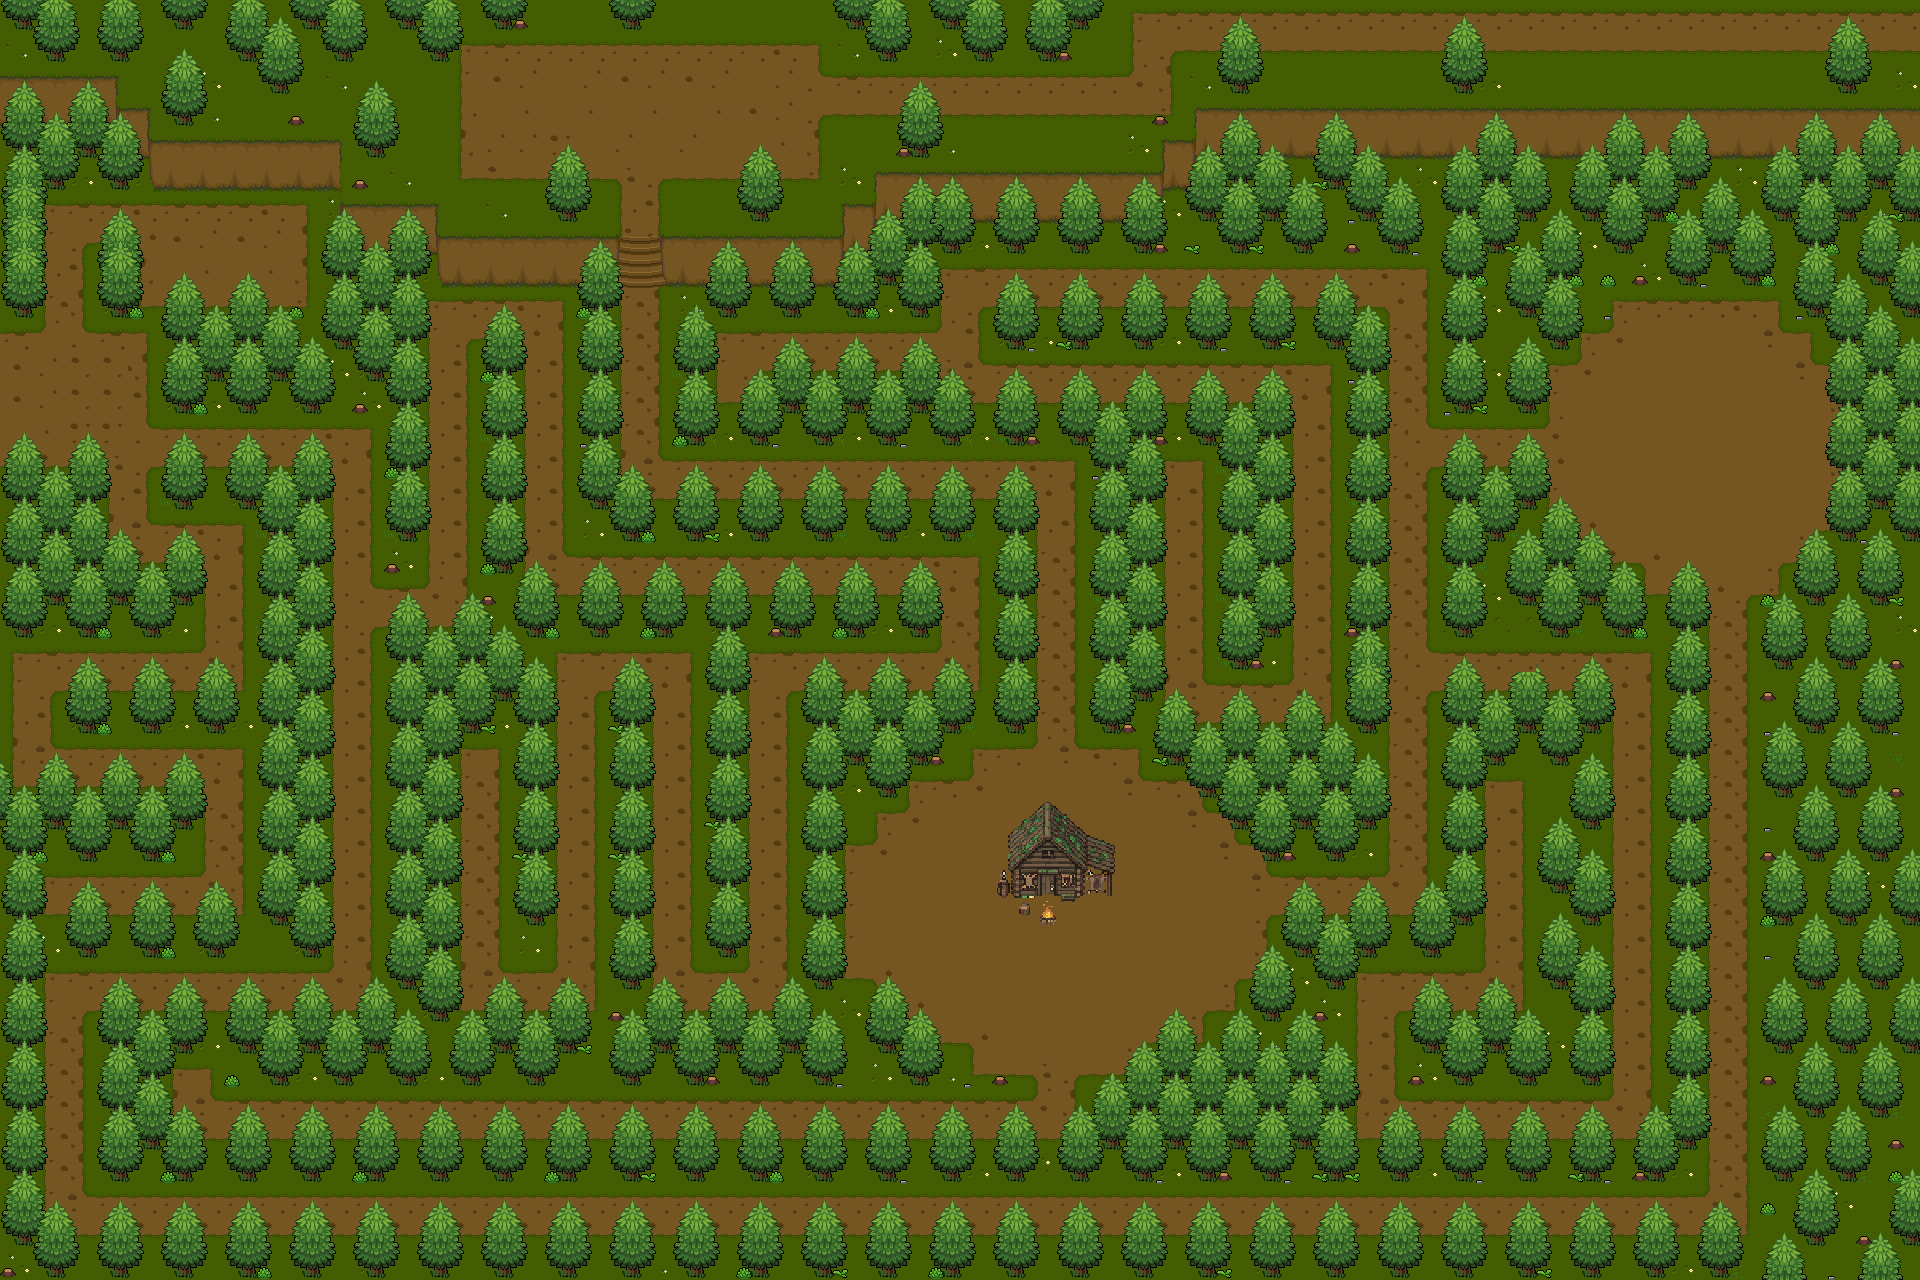

Below is a game level as drawn by its tile map, then a one-line description and the .tmx that defines it (tile-layer data replaced by summaries):
An orthogonal 60x40 tile map with 32x32 px tiles, 25 tile layers (Tile Layer 1, Tile Layer 2, Tile Layer 25, Tile Layer 24, ...), 4 tilesets and 102 objects (forestSpawn, ForestWizardSpawn, toVillage).

<map version="1.10" tiledversion="1.12.2" orientation="orthogonal" renderorder="right-down" width="60" height="40" tilewidth="32" tileheight="32" infinite="0" nextlayerid="43" nextobjectid="105">
 <tileset firstgid="1" source="forest_terrain.tsx" />
 <tileset firstgid="229" source="tree.tsx" />
 <tileset firstgid="245" source="forest_decor.tsx" />
 <tileset firstgid="281" source="cabin.tsx" />
 <layer id="1" name="Tile Layer 1" width="60" height="40">
  <data>[2400 cells, 2400 non-empty, 42 distinct tile ids]</data>
 </layer>
 <layer id="5" name="Tile Layer 2" width="60" height="40">
  <data>[2400 cells, 1089 non-empty, 73 distinct tile ids]</data>
 </layer>
 <layer id="42" name="Tile Layer 25" width="60" height="40">
  <data>[2400 cells, 28 non-empty, 1 distinct tile ids]</data>
 </layer>
 <layer id="41" name="Tile Layer 24" width="60" height="40">
  <data>[2400 cells, 302 non-empty, 2 distinct tile ids]</data>
 </layer>
 <objectgroup id="39" name="collisions">
  <object id="1" x="3.33332e-10" y="0.333333" width="38.6667" height="338.167" />
  <object id="2" x="32.6667" y="-1.66667" width="84.3333" height="216.167" />
  <object id="3" x="117" y="-0.333333" width="32" height="214" />
  <object id="4" x="149" y="141" width="191.667" height="51.6667" />
  <object id="5" x="320" y="192.667" width="20.6667" height="62.6667" />
  <object id="6" x="320.333" y="205.833" width="117" height="82.1667" />
  <object id="7" x="96.4848" y="256.606" width="32" height="85.6667" />
  <object id="8" x="128.75" y="313.75" width="32" height="6.5" />
  <object id="9" x="160.75" y="313.75" width="255.625" height="122.167" />
  <object id="10" x="320.75" y="287.75" width="95" height="26.25" />
  <object id="11" x="437.5" y="234.792" width="171" height="53.25" />
  <object id="12" x="576" y="288.188" width="32.2121" height="255.341" />
  <object id="13" x="608.5" y="511.875" width="415.516" height="51.4792" />
  <object id="14" x="672.25" y="408" width="607.818" height="59.25" />
  <object id="15" x="1216" y="448.25" width="64.0909" height="243.909" />
  <object id="16" x="1088.2" y="448.295" width="64.0909" height="309.576" />
  <object id="17" x="992.067" y="544.227" width="31.9442" height="210.65" />
  <object id="18" x="480.205" y="352.295" width="31.8083" height="255.409" />
  <object id="19" x="384.121" y="415.754" width="31.9007" height="160.222" />
  <object id="20" x="256.273" y="512" width="64.0909" height="469.44" />
  <object id="21" x="-0.04545" y="479.545" width="95.8409" height="180.492" />
  <object id="22" x="0.136368" y="800.182" width="32.2727" height="479.784" />
  <object id="23" x="96.9545" y="1023.05" width="64.0909" height="180.909" />
  <object id="24" x="384.318" y="640.349" width="64.0909" height="383.576" />
  <object id="25" x="511.788" y="735.795" width="32.2322" height="223.909" />
  <object id="26" x="608.092" y="704.171" width="31.8885" height="319.865" />
  <object id="27" x="704.04" y="640.046" width="32.2322" height="330.051" />
  <object id="28" x="800.084" y="704.026" width="32.2322" height="320.014" />
  <object id="29" x="672.27" y="236.705" width="32.2322" height="185.273" />
  <object id="30" x="1343.72" y="320.018" width="32.2322" height="416.034" />
  <object id="31" x="1663.88" y="607.955" width="32.2322" height="576.121" />
  <object id="32" x="1760.1" y="608.076" width="162.899" height="639.909" />
  <object id="33" x="160.147" y="480.01" width="159.232" height="50.1059" />
  <object id="34" x="86.0431" y="575.886" width="105.732" height="84.6059" />
  <object id="35" x="64.1034" y="704.052" width="192.513" height="52.5842" />
  <object id="36" x="0.0658182" y="800.051" width="191.988" height="83.1268" />
  <object id="37" x="32.134" y="927.864" width="224.232" height="52.6059" />
  <object id="38" x="160.081" y="1024.02" width="735.94" height="52.9393" />
  <object id="39" x="256.384" y="1056.11" width="703.493" height="51.1059" />
  <object id="40" x="955.634" y="1085.11" width="67.6865" height="3.1476" />
  <object id="42" x="32.259" y="1247.61" width="1890.78" height="32.2726" />
  <object id="43" x="160.11" y="1151.36" width="1533.45" height="52.7726" />
  <object id="45" x="479.993" y="608.062" width="448.026" height="44.0634" />
  <object id="46" x="442.44" y="640.125" width="101.846" height="95.7509" />
  <object id="47" x="1088.38" y="1088.42" width="255.7" height="64.2054" />
  <object id="48" x="1152.24" y="1055.62" width="192.513" height="33.5009" />
  <object id="49" x="1216.41" y="1023.79" width="128.513" height="31.7509" />
  <object id="50" x="1249.08" y="992.125" width="94.8463" height="31.7509" />
  <object id="51" x="1280.2" y="928.125" width="63.263" height="67.2509" />
  <object id="52" x="1342.08" y="927.791" width="129.878" height="52.1884" />
  <object id="53" x="1440.99" y="704.125" width="158.877" height="85.0842" />
  <object id="54" x="1408.24" y="1024.62" width="191.654" height="83.4031" />
  </objectgroup>
 <objectgroup id="40" name="spawns">
  <!-- 3 objects omitted --></objectgroup>
 <layer id="16" name="Tile Layer 3" width="60" height="40">
  <data>[2400 cells, 610 non-empty, 16 distinct tile ids]</data>
 </layer>
 <layer id="17" name="Tile Layer 4" width="60" height="40">
  <data>[2400 cells, 358 non-empty, 6 distinct tile ids]</data>
 </layer>
 <layer id="18" name="Tile Layer 5" width="60" height="40">
  <data>[2400 cells, 266 non-empty, 6 distinct tile ids]</data>
 </layer>
 <layer id="19" name="Tile Layer 6" width="60" height="40">
  <data>[2400 cells, 193 non-empty, 6 distinct tile ids]</data>
 </layer>
 <layer id="20" name="Tile Layer 7" width="60" height="40">
  <data>[2400 cells, 147 non-empty, 6 distinct tile ids]</data>
 </layer>
 <layer id="21" name="Tile Layer 8" width="60" height="40">
  <data>[2400 cells, 211 non-empty, 6 distinct tile ids]</data>
 </layer>
 <layer id="22" name="Tile Layer 9" width="60" height="40">
  <data>[2400 cells, 77 non-empty, 6 distinct tile ids]</data>
 </layer>
 <layer id="24" name="Tile Layer 10" width="60" height="40">
  <data>[2400 cells, 50 non-empty, 6 distinct tile ids]</data>
 </layer>
 <layer id="25" name="Tile Layer 11" width="60" height="40">
  <data>[2400 cells, 43 non-empty, 6 distinct tile ids]</data>
 </layer>
 <layer id="26" name="Tile Layer 12" width="60" height="40">
  <data>[2400 cells, 30 non-empty, 6 distinct tile ids]</data>
 </layer>
 <layer id="27" name="Tile Layer 13" width="60" height="40">
  <data>[2400 cells, 31 non-empty, 6 distinct tile ids]</data>
 </layer>
 <layer id="28" name="Tile Layer 14" width="60" height="40">
  <data>[2400 cells, 42 non-empty, 6 distinct tile ids]</data>
 </layer>
 <layer id="29" name="Tile Layer 15" width="60" height="40">
  <data>[2400 cells, 36 non-empty, 6 distinct tile ids]</data>
 </layer>
 <layer id="30" name="Tile Layer 16" width="60" height="40">
  <data>[2400 cells, 24 non-empty, 6 distinct tile ids]</data>
 </layer>
 <layer id="31" name="Tile Layer 17" width="60" height="40">
  <data>[2400 cells, 23 non-empty, 6 distinct tile ids]</data>
 </layer>
 <layer id="32" name="Tile Layer 18" width="60" height="40">
  <data>[2400 cells, 12 non-empty, 6 distinct tile ids]</data>
 </layer>
 <layer id="33" name="Tile Layer 19" width="60" height="40">
  <data>[2400 cells, 15 non-empty, 6 distinct tile ids]</data>
 </layer>
 <layer id="34" name="Tile Layer 20" width="60" height="40">
  <data>[2400 cells, 12 non-empty, 6 distinct tile ids]</data>
 </layer>
 <layer id="35" name="Tile Layer 21" width="60" height="40">
  <data>[2400 cells, 12 non-empty, 6 distinct tile ids]</data>
 </layer>
 <layer id="36" name="Tile Layer 22" width="60" height="40">
  <data>[2400 cells, 9 non-empty, 6 distinct tile ids]</data>
 </layer>
 <layer id="37" name="Tile Layer 23" width="60" height="40">
  <data>[2400 cells, 8 non-empty, 4 distinct tile ids]</data>
 </layer>
</map>
<!-- 50 of 102 objects omitted -->
